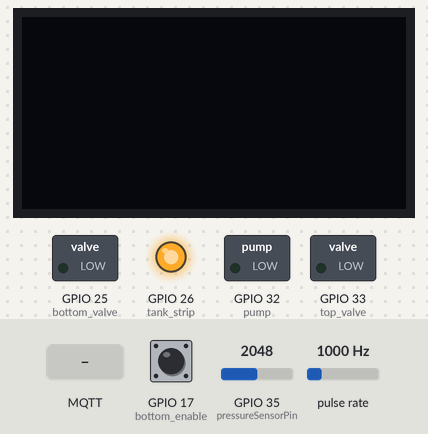
The sketch below on a simulated ESP32. Shown: 128×64 one-colour display, switched loads named in the sketch (green lamp = pin HIGH), output pins drawn as LEDs (lit = HIGH). Wiring (inferred from the names in the program): pulse sensor: data GPIO 34. Inputs (shaded band) come from the test bench; at power-on: GPIO 17 (bottom_enable) HIGH, GPIO 35 (pressureSensorPin) = 2048, pulse rate 1000 Hz. WiFi joins after 1.5 s; servers stay silent unless stated; the local clock reads 2024-03-15 10:24:30 at power-on unless the sketch sets it; no MQTT or app messages arrive unless stated; what the sketch prints to the serial monitor is not drawn.

Above: at 0.8 s.
0.9 s: GPIO 17 (bottom_enable) pulled LOW for 3.2 s
At 4.3 s:
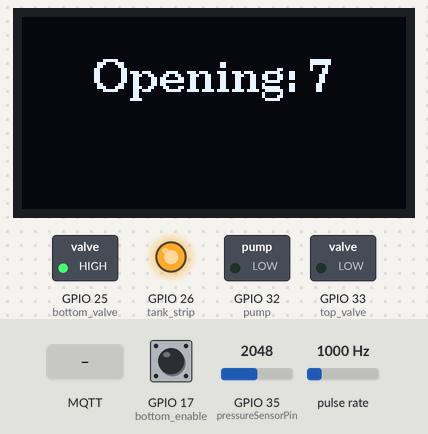
7.1 s: MQTT message "OPEN" arrives on the second subscribed topic
At 8.5 s:
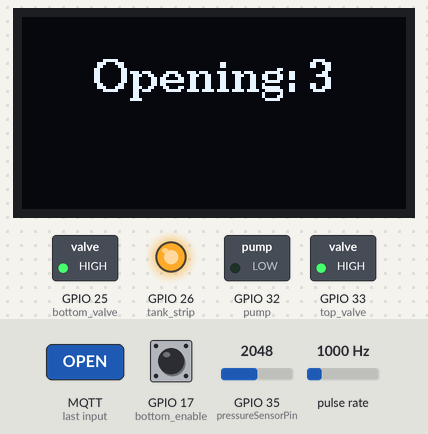
10.1 s: MQTT message "ON" arrives on the first subscribed topic
At 11.0 s:
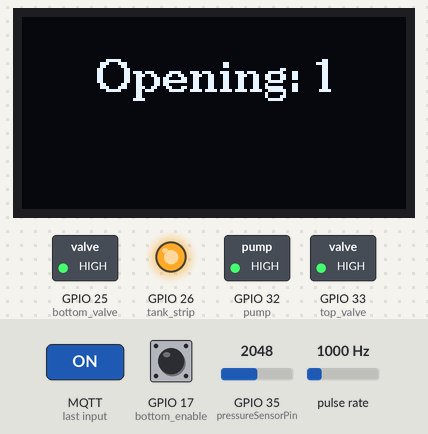
13.1 s: MQTT message "SHUT" arrives on the second subscribed topic
At 14.5 s:
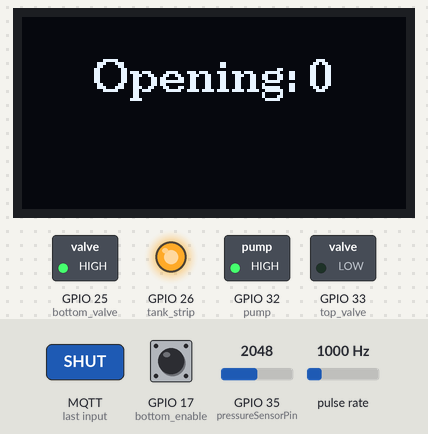
16.1 s: MQTT message "OFF" arrives on the first subscribed topic
At 19.9 s:
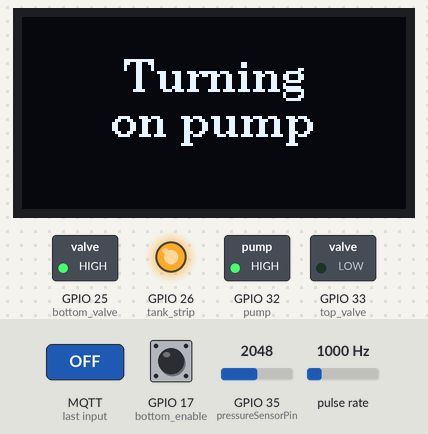
Timing chart, 0 to 21.4 s (numbered marks = the images above; inputs shaded):
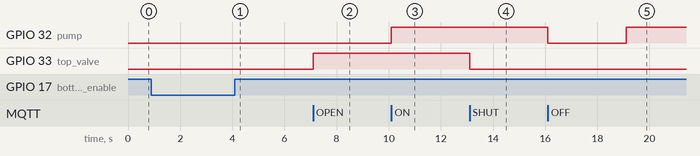

The sketch:

sketch_apr7a.ino
```cpp
#include <WiFi.h>
#include <PubSubClient.h>
#include <Wire.h>
#include <U8g2lib.h>
#include <time.h>
#include <sys/time.h>

//Time
uint64_t latencyTimestampMs = 0;
bool timestampPublished = false;

// WiFi Settings
const char *ssid = "Plymouth";         // Same network as MQTT broker
const char *password = "rwee2763";

float pressure_sd = 0;
float flow_sd = 0;

char Pressuremsg[10];
char Flowmsg[10];

void ConnectWiFi() {
    WiFi.mode(WIFI_STA);
    WiFi.begin(ssid, password);
    Serial.print("Connecting to WiFi");
    while (WiFi.status() != WL_CONNECTED) {
        delay(500);
        Serial.print(".");
    }
    Serial.println("\nWiFi Connected!");
    Serial.print("IP Address: ");
    Serial.println(WiFi.localIP());
}

// MQTT Broker Settings
const char *mqtt_broker = "10.229.170.200";

const char *topic_1 = "esp32/pressure";
const char *topic_2 = "esp32/flow";
const char *topic_3 = "esp32/pump";
const char *topic_4 = "esp32/top_valve";
const char *topic_5 = "esp32/bottom_valve";
const char *topic_6 = "system_ready";
const char *topic_7 = "system_status";
const char *topic_8 = "system_pause";
const char *topic_9 = "block_threshold"; //displays a horizontal line on the dashboard
const char *topic_10 = "leak_threshold"; //displays a horizontal line on the dashboard
const char *topic_11 = "esp32/latency_test"; //displays a horizontal line on the dashboard


const char *mqtt_username = "master";
const char *mqtt_password = "masterpass";
const int mqtt_port = 1883;

// Initialize Clients
WiFiClient espClient; // Changed from WiFiClientSecure
PubSubClient client(espClient);

unsigned long lastFlowUpdate = 0;
unsigned long lastPressureRead = 0;
const unsigned long pressureInterval = 500; // 0.5 seconds


  // ESP32 pins
// Mosfet
const int pump = 32;
const int top_valve = 33;
const int bottom_valve = 25;
const int tank_strip = 26;

bool SyncTimeFromNTP() {
    // UTC
    configTime(0, 0, "pool.ntp.org", "time.nist.gov");

    struct timeval tv;
    Serial.print("Syncing time from NTP");

    for (int i = 0; i < 30; i++) {
        gettimeofday(&tv, NULL);

        // If time is valid, tv_sec will be a large Unix timestamp
        if (tv.tv_sec > 1700000000) {
            Serial.println("\nTime synced!");
            return true;
        }

        Serial.print(".");
        delay(500);
    }

    Serial.println("\nFailed to sync time");
    return false;
}

uint64_t GetEpochMs() {
    struct timeval tv;
    gettimeofday(&tv, NULL);
    return ((uint64_t)tv.tv_sec * 1000ULL) + ((uint64_t)tv.tv_usec / 1000ULL);
}

void PublishLatencyTimestampOnce() {
    if (timestampPublished) return;

    if (!client.connected()) return;


    latencyTimestampMs = GetEpochMs();

    char TimeStamp[32];
    snprintf(TimeStamp, sizeof(TimeStamp), "%llu",
             (unsigned long long)latencyTimestampMs);

    client.publish(topic_11, TimeStamp);
    Serial.print("Published latency timestamp: ");
    Serial.println(TimeStamp);

    timestampPublished = true;
}


void OpenTopValve() {
  digitalWrite(top_valve, HIGH);
  //client.publish(topic_4, "OPEN");
}

void OpenBottomValve() {
  digitalWrite(bottom_valve, HIGH);
  client.publish(topic_5, "OPEN");
}

void TurnOnTankStrip() {
  ledcWrite(tank_strip, 255);   // full brightness
}

void TurnOffPump() {
  digitalWrite(pump, LOW);
}

void CloseTopValve() {
  digitalWrite(top_valve, LOW);
  //client.publish(topic_4, "CLOSE");
}

void CloseBottomValve() {
  digitalWrite(bottom_valve, LOW);
  client.publish(topic_5, "CLOSE");
}

void TurnOffTankStrip() {
  ledcWrite(tank_strip, 0);   // full brightness
}

void TurnOnPump() {
    if (digitalRead(top_valve) == LOW && digitalRead(bottom_valve) == LOW) {
        displayStatus("Cannot turn", "on Pump");                                   //Protection for Pump
    } else {
        digitalWrite(pump, HIGH);
    }
}


const int pump_enable = 19;
const int top_enable = 18;
const int bottom_enable = 17;
const int ready_enable = 16;


bool isPumpEnableOn() { return digitalRead(pump_enable) == HIGH; }
bool isTopEnableOn() { return digitalRead(top_enable) == HIGH; }
bool isBottomEnableOn() { return digitalRead(bottom_enable) == HIGH; }
bool isReadyEnableOn() { return digitalRead(ready_enable) == HIGH; }


//Sensors
const int pressureSensorPin = 35;

const int flowSensorPin = 34;
volatile int pulseCount = 0;
float flowRate = 0;

void IRAM_ATTR countPulse() {
  pulseCount++;
}


float getPressure() {
    int rawPressure = analogRead(pressureSensorPin);
    float voltage = (rawPressure / 4095.0) * 3.3;
    float PSI = (voltage / 3.3) * 5.0;
    return PSI;
}


//OLED screen
U8G2_SSD1306_128X64_NONAME_F_HW_I2C u8g2(U8G2_R2, U8X8_PIN_NONE);

void OLED(int x, int y, const char* text) {
    u8g2.drawStr(x, y, text);
}

// =====================================================
// DISPLAY HELPERS
// =====================================================

void drawCenteredText(const char* text, int y) {
  int w = u8g2.getStrWidth(text);
  int x = (128 - w) / 2;
  u8g2.drawStr(x, y, text);
}

void displayStatus(const char* line1, const char* line2) {
  u8g2.clearBuffer();

  u8g2.setFont(u8g2_font_ncenB10_tr);
  drawCenteredText(line1, 25);
  drawCenteredText(line2, 40);

  u8g2.sendBuffer();
}

void displayPressureAndFlow(float psi, float flow, float Pthreshold, float Fthreshold) {
  char line1[30];
  char line2[30];
  char psiStr[10];
  char flowStr[10];

  dtostrf(psi, 4, 2, psiStr);
  dtostrf(flow, 4, 2, flowStr);

  sprintf(line1, "%s PSI", psiStr);
  sprintf(line2, "%s L/min", flowStr);

  u8g2.clearBuffer();

  u8g2.setFont(u8g2_font_ncenB10_tr);
  drawCenteredText(line1, 15);
  drawCenteredText(line2, 40);

  char buffer[50];
  snprintf(buffer, sizeof(buffer), "P:%.2f  F:%.2f", Pthreshold, Fthreshold);

  u8g2.setFont(u8g2_font_5x8_tr);   // smaller font
  drawCenteredText(buffer, 62);

  u8g2.sendBuffer();
}


int flag = 0;

void callback(char *topic, byte *payload, unsigned int length) {
    Serial.print("Message arrived in topic: ");
    Serial.println(topic);

    String message = "";

    Serial.print("Message: ");
    for (unsigned int i = 0; i < length; i++) {
        char c = (char)payload[i];
        Serial.print(c);
        message += c;
    }

    Serial.println();
    Serial.println("-----------------------");

    if (String(topic) == topic_3) {   // "esp32/pump"
        if (message == "ON") {
            if (digitalRead(top_valve) == HIGH) {
                TurnOnPump();
                flag = 1;
                unsigned long start = millis();
                while (millis() - start < 2000) {
                    client.loop();
                }
            }
            else if (digitalRead(top_valve) == LOW) {
                TurnOnPump();
                flag = 0;
                unsigned long start = millis();
                while (millis() - start < 2000) {
                    client.loop();
                }
            }
        }
        else if (message == "OFF") {
            TurnOffPump();
            flag = 1;
        }
    }
    else if (String(topic) == topic_4) {   // "top_valve"
        if (message == "OPEN") {
            OpenTopValve();
            flag = 1;
        }
        else if (message == "SHUT") {
            CloseTopValve();
            flag = 0;
            unsigned long start = millis();
            while (millis() - start < 6000) {
                client.loop();
            }
        }
    }
    else if (String(topic) == topic_8) {   // "user_pause"
        if (message == "RESUME") {
            flag = 0;
        }
        else if (message == "PAUSE") {
            flag = 1;
        }
    }
}


void SetupMQTT() {
    Serial.println("\n=== Starting ESP32 as Access Point ===");

    // 1. Create Access Point
    WiFi.softAP("ESP32_Broker", "12345678");
    Serial.println("Access Point Started");
    Serial.print("AP IP Address: ");
    Serial.println(WiFi.softAPIP());

    // 2. Setup MQTT (connecting to broker on THIS device)
    client.setServer(mqtt_broker, mqtt_port);
    client.setCallback(callback);
}
void ConnectMQTT() {
    while (!client.connected() && (!isBottomEnableOn()) ) {
        String client_id = "esp32-client-" + String(WiFi.macAddress());
        Serial.printf("Connecting to MQTT as %s...\n", client_id.c_str());
        displayStatus("Connecting", "to Client");

        if (client.connect(client_id.c_str(), mqtt_username, mqtt_password)) {
            Serial.println("MQTT Connected!");
            client.subscribe(topic_3);
            client.subscribe(topic_4);
            client.subscribe(topic_5);
            client.subscribe(topic_6);
            client.subscribe(topic_8);
        } else {
            Serial.print("Failed, rc=");
            Serial.print(client.state());
            Serial.println(" - try again in 5 seconds");
            int length = 5000;
            for (int i = 0; i < 5000; i++) {
                delay(1);

                if (isBottomEnableOn()) {
                    return;   // skip connecting, leave function immediately
                }
            }
        }
    }
}

float current_pressure_threshold = 0;
float current_flow_threshold = 0;

float getFlow() {
  return flowRate;
}

void updateFlow() {
  unsigned long now = millis();
  unsigned long elapsed = now - lastFlowUpdate;

  if (elapsed >= 1000) {
    noInterrupts();
    int count = pulseCount;
    pulseCount = 0;
    interrupts();

    float frequency = (count * 1000.0) / elapsed; // pulses per second
    flowRate = frequency / 7.5;                   // L/min

    lastFlowUpdate = now;
  }
}

float leak_buffer = 0.25;
float block_buffer = 2.0;
float critical_buffer = 3.5;

void CalculateThresholds(int valuesPerSecond, int Seconds) {

    client.publish(topic_7, "WAITING");

    lastFlowUpdate = millis();
    noInterrupts();
    pulseCount = 0;
    interrupts();

    float PressureSum = 0;
    float FlowSum = 0;

    float currentPressureReading = 0;
    float currentFlowReading = 0;

    int totalCalculations = valuesPerSecond * Seconds;
    int delayPerSample = 1000 / valuesPerSecond;

    int flowSamples = 0;
    unsigned long lastFlowSample = millis();

    // Limit sample count
    const int MAX_SAMPLES = 200;
    if (totalCalculations > MAX_SAMPLES) {
        totalCalculations = MAX_SAMPLES;
    }

    // Arrays to store samples
    float pressure_data[MAX_SAMPLES];
    float flow_data[MAX_SAMPLES];

    displayStatus("Calculating", "Thresholds");
    int animation_counter = 0;

    char PressuremsgHIGH[10];
    char PressuremsgLOW[10];
    char Pressuremsg[10];
    char Flowmsg[10];

    for (int i = 0; i < totalCalculations; i++) {

        updateFlow();

        const char* animation = "";
        if (animation_counter == 0) {
            animation = "";
        } else if (animation_counter == 1) {
            animation = ".";
        } else if (animation_counter == 2) {
            animation = "..";
        } else if (animation_counter == 3) {
            animation = "...";
            animation_counter = 0;
        }

        animation_counter++;
        char buffer[30];
        snprintf(buffer, sizeof(buffer), "Thresholds %s", animation);
        displayStatus("Calculating", buffer);

        // Pressure sample every loop
        currentPressureReading = getPressure();
        PressureSum += currentPressureReading;
        pressure_data[i] = currentPressureReading;

        // Flow sample once per second
        unsigned long now = millis();
        if (now - lastFlowSample >= 1000) {
            lastFlowSample = now;

            currentFlowReading = getFlow();
            FlowSum += currentFlowReading;

            if (flowSamples < MAX_SAMPLES) {
                flow_data[flowSamples] = currentFlowReading;
            }

            flowSamples++;

            dtostrf(currentPressureReading, 4, 2, Pressuremsg);
            dtostrf(currentFlowReading, 4, 2, Flowmsg);

            client.publish(topic_1, Pressuremsg);
            client.publish(topic_2, Flowmsg);
        }

        unsigned long start = millis();
        while (millis() - start < delayPerSample) {
            client.loop();
        }
    }

    // --- Final averages ---
    current_pressure_threshold = PressureSum / totalCalculations;

    if (flowSamples > 0) {
        current_flow_threshold = FlowSum / flowSamples;
    } else {
        current_flow_threshold = 0;
    }

    // --- Standard deviation ---
    float pressure_sd_sum = 0;
    float flow_sd_sum = 0;

    for (int i = 0; i < totalCalculations; i++) {
        float diff = pressure_data[i] - current_pressure_threshold;
        pressure_sd_sum += diff * diff;
    }

    for (int i = 0; i < flowSamples; i++) {
        float diff = flow_data[i] - current_flow_threshold;
        flow_sd_sum += diff * diff;
    }

    pressure_sd = sqrt(pressure_sd_sum / totalCalculations);

    if (flowSamples > 0) {
        flow_sd = sqrt(flow_sd_sum / flowSamples);
    } else {
        flow_sd = 0;
    }

    float pressure_blockage = current_pressure_threshold + 2;
    float pressure_leakage  = current_pressure_threshold - 0.25;

    dtostrf(pressure_blockage, 4, 2, PressuremsgHIGH);
    dtostrf(pressure_leakage, 4, 2, PressuremsgLOW);

    client.publish(topic_9, PressuremsgHIGH);
    client.publish(topic_10, PressuremsgLOW);

    client.publish(topic_7, "IDLE");

    Serial.print("Pressure mean: ");
    Serial.println(current_pressure_threshold);
    Serial.print("Pressure SD: ");
    Serial.println(pressure_sd);

    Serial.print("Flow mean: ");
    Serial.println(current_flow_threshold);
    Serial.print("Flow SD: ");
    Serial.println(flow_sd);

    PublishLatencyTimestampOnce();
}


const int pwmFreq = 5000;
const int pwmResolution = 8;   // duty 0-255

void fadeTankStripOnce() {
  for (int duty = 0; duty <= 255; duty++) {
    ledcWrite(tank_strip, duty);
    delay(3);
  }

  for (int duty = 255; duty >= 0; duty--) {
    ledcWrite(tank_strip, duty);
    delay(3);
  }
}

void setup() {


pinMode(pump, OUTPUT);
pinMode(top_valve, OUTPUT);
pinMode(bottom_valve, OUTPUT);
pinMode(tank_strip, OUTPUT);

pinMode(pump_enable, INPUT_PULLUP);
pinMode(top_enable, INPUT_PULLUP);
pinMode(bottom_enable, INPUT_PULLUP);
pinMode(ready_enable, INPUT_PULLUP);

pinMode(pressureSensorPin, INPUT);
pinMode(flowSensorPin, INPUT);
attachInterrupt(digitalPinToInterrupt(flowSensorPin), countPulse, RISING);
lastFlowUpdate = millis();

ledcAttach(tank_strip, pwmFreq, pwmResolution);
ledcWrite(tank_strip, 0);   // start off


    Serial.begin(115200);
    Wire.begin(21, 22);
    u8g2.begin();

    TurnOnTankStrip();

    delay(2000);

    ConnectWiFi();

    SyncTimeFromNTP();

    SetupMQTT();

    ConnectMQTT();

    client.publish(topic_6, "NO"); //Ready


    //State 3

        while (isBottomEnableOn()) {
            displayStatus("Flip Switch 3", "");
            // waiting...
        }

    //State 4

        OpenBottomValve();
          for (int i = 7; i >= 0; i--) {
              char buffer[32];
              sprintf(buffer, "Opening: %d", i);
              displayStatus(buffer, "");
              unsigned long start = millis();
    while (millis() - start < 1000) {
        client.loop();
    }
          }


    //State 5

        TurnOnPump();
        displayStatus("Turning", "on pump");
        unsigned long start = millis();
    while (millis() - start < 3000) {
        client.loop();
    } //let water settle in pipes

        CalculateThresholds(10,10);
        if (!client.connected()) {
    ConnectMQTT();
}
client.loop();

client.publish(topic_6, "YES"); //Ready
client.publish(topic_7, "IDLE");


}


unsigned long previousTime = 0;
const unsigned long interval = 1000;

float current_pressure = 0;
float current_flow = 0;


void loop() {

  updateFlow();


  unsigned long now = millis();


  // --- read pressure every 500 ms ---
  if (now - lastPressureRead >= pressureInterval) {
    lastPressureRead = now;

    current_pressure = getPressure();
    current_flow = getFlow();

    Serial.print("Pressure: ");
    Serial.println(current_pressure);


      dtostrf(current_pressure, 4, 2, Pressuremsg);  // (value, width, decimal places, buffer)
      dtostrf(current_flow, 4, 2, Flowmsg);  // (value, width, decimal places, buffer)

      displayPressureAndFlow(current_pressure,current_flow, current_pressure_threshold, current_flow_threshold);

      client.publish(topic_1, Pressuremsg);
      client.publish(topic_2, Flowmsg);

  }


if ((current_pressure <= (current_pressure_threshold - leak_buffer)) && flag == 0) {                             //Leak Detected
    client.publish(topic_6, "NO");
    client.publish(topic_7, "LEAK");
    displayStatus("Leak Detected", "");
    TurnOffPump();
    for (int i = 0; i < 2; i++) {
      fadeTankStripOnce();
    }
      unsigned long lastPublish = 0;
      const unsigned long publishInterval = 500; // 0.5 sec

        while (!isReadyEnableOn()) {
            client.loop();  // VERY IMPORTANT (so MQTT still works)

            updateFlow();
            displayStatus("Toggle Switch #4", "reset");

            unsigned long now = millis();

            current_pressure = getPressure();
            current_flow = getFlow();

            dtostrf(current_pressure, 4, 2, Pressuremsg);  // (value, width, decimal places, buffer)
            dtostrf(current_flow, 4, 2, Flowmsg);  // (value, width, decimal places, buffer)

            if (now - lastPublish >= publishInterval) {
                lastPublish = now;

                client.publish(topic_1, Pressuremsg);
                client.publish(topic_2, Flowmsg);
            }
        }
    while (isReadyEnableOn()) {
        displayStatus("Toggle Switch #4", "to reset");
    }
    if (digitalRead(top_valve) == HIGH ) {
      displayStatus("Resetting", "Valves");
      CloseTopValve();
      delay(6000);
    }
    TurnOnPump();
    TurnOnTankStrip();
    displayStatus("Turning", "on Pump");
    delay(3000);
    CalculateThresholds(10, 10);
    flag = 0;
    client.publish(topic_6, "YES");
    client.publish(topic_7, "IDLE");

}
else if (current_pressure >= (current_pressure_threshold + critical_buffer)) {                             //Critical Detected
      displayStatus("Pressure too high", "system shutdown");
      client.publish(topic_6, "NO");
      for (int i = 0; i < 2; i++) {
        fadeTankStripOnce();
      }
      TurnOffPump();

      unsigned long lastPublish = 0;
      const unsigned long publishInterval = 500; // 0.5 sec

        while (!isReadyEnableOn()) {
            client.loop();  // VERY IMPORTANT (so MQTT still works)

            displayStatus("Toggle Switch #4", "reset");

            unsigned long now = millis();

            if (now - lastPublish >= publishInterval) {
                lastPublish = now;

                client.publish(topic_1, Pressuremsg);
                client.publish(topic_2, Flowmsg);
            }
        }
      while (isReadyEnableOn()) {
        displayStatus("Toggle Switch #4", "to reset");
      }
      CalculateThresholds(10,10);
      client.publish(topic_6, "YES");
      flag = 0;
}
else if (current_pressure >= (current_pressure_threshold + block_buffer)) {                             //Blockage Detected
      client.publish(topic_6, "NO");
      client.publish(topic_7, "BLOCK");
      displayStatus("Blockage", "Detected");


      OpenTopValve();
      for (int i = 0; i < 2; i++) {
        fadeTankStripOnce();
          displayStatus("Rerouting Water", "");
      }
      TurnOnTankStrip();
      CloseBottomValve();

      unsigned long lastPublish = 0;
      const unsigned long publishInterval = 500; // 0.5 sec

        while (!isReadyEnableOn()) {
            client.loop();  // VERY IMPORTANT (so MQTT still works)

            updateFlow();
            displayStatus("Toggle Switch #4", "reset");

            unsigned long now = millis();

            current_pressure = getPressure();
            current_flow = getFlow();

            dtostrf(current_pressure, 4, 2, Pressuremsg);  // (value, width, decimal places, buffer)
            dtostrf(current_flow, 4, 2, Flowmsg);  // (value, width, decimal places, buffer)

            if (now - lastPublish >= publishInterval) {
                lastPublish = now;

                client.publish(topic_1, Pressuremsg);
                client.publish(topic_2, Flowmsg);
            }
        }
      while (isReadyEnableOn()) {
        displayStatus("Toggle Switch #4", "to reset");
        TurnOffPump();
      }
      OpenBottomValve();
      CloseTopValve();
        for (int i = 7; i >= 0; i--) {
      char buffer[32];
      sprintf(buffer, "Resetting: %d", i);
      displayStatus(buffer, "");
      delay(1000);
         }
      TurnOnPump();
      CalculateThresholds(10,10);
      client.publish(topic_6, "YES");
      client.publish(topic_7, "IDLE");
      flag = 0;
}


  // if (isPumpEnableOn()) {
  //     TurnOnPump();

  // if (!isPumpEnableOn()) {
  //     TurnOffPump();
  // }


  // if (isTopEnableOn()) {
  //     OpenTopValve();
  // }

  // if (isBottomEnableOn()) {
  //     OpenBottomValve();
  // }


  if (!client.connected()) {
     ConnectMQTT();
  }
  client.loop();
}
```

Measured:
- after the input at 0.9 s, GPIO 25 (bottom_valve): LOW → HIGH after 2.7 s; the display: first changes after 2.7 s (image 1 shows a later state)
- after the input at 7.1 s, GPIO 33 (top_valve): LOW → HIGH at once
- after the input at 10.1 s, GPIO 32 (pump): LOW → HIGH after 0.00 s instead of 1.7 s
- after the input at 13.1 s, GPIO 33 (top_valve): HIGH → LOW at once
- after the input at 16.1 s, GPIO 32 (pump): HIGH → LOW at once, → HIGH 3.0 s later
- what the display in image 2 shows lasts 1.0 s, from 7.8 s to 8.8 s
